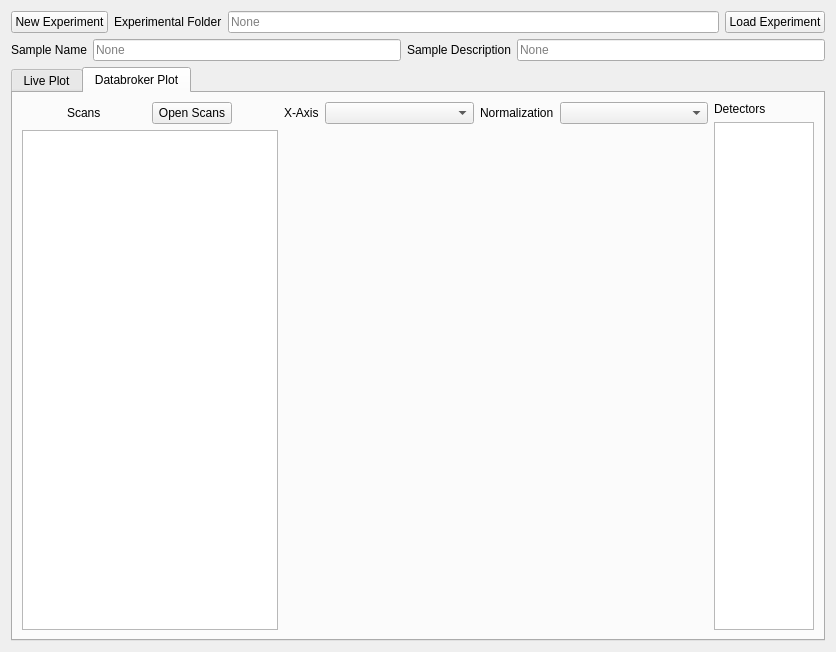
<?xml version="1.0" encoding="UTF-8"?>
<ui version="4.0">
 <class>Form</class>
 <widget class="PyDMFrame" name="Form">
  <property name="geometry">
   <rect>
    <x>0</x>
    <y>0</y>
    <width>836</width>
    <height>652</height>
   </rect>
  </property>
  <property name="windowTitle">
   <string>Form</string>
  </property>
  <layout class="QVBoxLayout" name="verticalLayout">
   <item>
    <layout class="QHBoxLayout" name="horizontalLayout_16">
     <item>
      <widget class="QPushButton" name="newExperimentPushButton">
       <property name="text">
        <string>New Experiment</string>
       </property>
      </widget>
     </item>
     <item>
      <widget class="QLabel" name="label_11">
       <property name="text">
        <string>Experimental Folder</string>
       </property>
      </widget>
     </item>
     <item>
      <widget class="QLineEdit" name="experimentFolderLineEdit">
       <property name="placeholderText">
        <string>None</string>
       </property>
      </widget>
     </item>
     <item>
      <widget class="QPushButton" name="loadExperimentPushButton">
       <property name="text">
        <string>Load Experiment</string>
       </property>
      </widget>
     </item>
    </layout>
   </item>
   <item>
    <layout class="QHBoxLayout" name="horizontalLayout_17">
     <item>
      <widget class="QLabel" name="label_12">
       <property name="text">
        <string>Sample Name</string>
       </property>
      </widget>
     </item>
     <item>
      <widget class="QLineEdit" name="sampleNameLineEdit">
       <property name="text">
        <string/>
       </property>
       <property name="placeholderText">
        <string>None</string>
       </property>
      </widget>
     </item>
     <item>
      <widget class="QLabel" name="label_13">
       <property name="text">
        <string>Sample Description</string>
       </property>
      </widget>
     </item>
     <item>
      <widget class="QLineEdit" name="lineEdit">
       <property name="placeholderText">
        <string>None</string>
       </property>
      </widget>
     </item>
    </layout>
   </item>
   <item>
    <widget class="QTabWidget" name="tabWidget">
     <property name="currentIndex">
      <number>1</number>
     </property>
     <widget class="QWidget" name="tab1">
      <attribute name="title">
       <string>Live Plot</string>
      </attribute>
      <layout class="QHBoxLayout" name="horizontalLayout">
       <item>
        <layout class="QVBoxLayout" name="verticalLayout_13">
         <item>
          <layout class="QHBoxLayout" name="horizontalLayout_14">
           <item>
            <widget class="QLabel" name="label_14">
             <property name="sizePolicy">
              <sizepolicy hsizetype="Fixed" vsizetype="Fixed">
               <horstretch>0</horstretch>
               <verstretch>0</verstretch>
              </sizepolicy>
             </property>
             <property name="text">
              <string>X-Axis</string>
             </property>
            </widget>
           </item>
           <item>
            <widget class="QComboBox" name="live_plotXAxisComboBox"/>
           </item>
           <item>
            <widget class="QLabel" name="label_15">
             <property name="sizePolicy">
              <sizepolicy hsizetype="Fixed" vsizetype="Fixed">
               <horstretch>0</horstretch>
               <verstretch>0</verstretch>
              </sizepolicy>
             </property>
             <property name="text">
              <string>Normalization</string>
             </property>
            </widget>
           </item>
           <item>
            <widget class="QComboBox" name="live_normDetectorComboBox"/>
           </item>
          </layout>
         </item>
         <item>
          <widget class="PlotWidget" name="live_scanPlotWidget" native="true">
           <property name="sizePolicy">
            <sizepolicy hsizetype="Expanding" vsizetype="Expanding">
             <horstretch>0</horstretch>
             <verstretch>0</verstretch>
            </sizepolicy>
           </property>
          </widget>
         </item>
        </layout>
       </item>
       <item>
        <layout class="QVBoxLayout" name="verticalLayout_14">
         <item>
          <widget class="QLabel" name="label_16">
           <property name="text">
            <string>Detectors</string>
           </property>
          </widget>
         </item>
         <item>
          <widget class="QListWidget" name="live_detectorListWidget">
           <property name="sizePolicy">
            <sizepolicy hsizetype="Fixed" vsizetype="Expanding">
             <horstretch>0</horstretch>
             <verstretch>0</verstretch>
            </sizepolicy>
           </property>
           <property name="minimumSize">
            <size>
             <width>100</width>
             <height>0</height>
            </size>
           </property>
           <property name="maximumSize">
            <size>
             <width>100</width>
             <height>16777215</height>
            </size>
           </property>
          </widget>
         </item>
        </layout>
       </item>
      </layout>
     </widget>
     <widget class="QWidget" name="tab2">
      <attribute name="title">
       <string>Databroker Plot</string>
      </attribute>
      <layout class="QHBoxLayout" name="horizontalLayout_3">
       <item>
        <layout class="QHBoxLayout" name="horizontalLayout_2">
         <item>
          <layout class="QVBoxLayout" name="verticalLayout_10">
           <item>
            <layout class="QHBoxLayout" name="horizontalLayout_13">
             <item>
              <widget class="QLabel" name="label_10">
               <property name="sizePolicy">
                <sizepolicy hsizetype="Fixed" vsizetype="Preferred">
                 <horstretch>0</horstretch>
                 <verstretch>0</verstretch>
                </sizepolicy>
               </property>
               <property name="text">
                <string>Scans</string>
               </property>
              </widget>
             </item>
             <item>
              <widget class="QPushButton" name="openScansPushButton">
               <property name="sizePolicy">
                <sizepolicy hsizetype="Fixed" vsizetype="Fixed">
                 <horstretch>0</horstretch>
                 <verstretch>0</verstretch>
                </sizepolicy>
               </property>
               <property name="text">
                <string>Open Scans</string>
               </property>
              </widget>
             </item>
            </layout>
           </item>
           <item>
            <widget class="QListWidget" name="scanListWidget">
             <property name="sizePolicy">
              <sizepolicy hsizetype="Fixed" vsizetype="Expanding">
               <horstretch>0</horstretch>
               <verstretch>0</verstretch>
              </sizepolicy>
             </property>
            </widget>
           </item>
          </layout>
         </item>
         <item>
          <layout class="QVBoxLayout" name="verticalLayout_11">
           <item>
            <layout class="QHBoxLayout" name="horizontalLayout_12">
             <item>
              <widget class="QLabel" name="label_7">
               <property name="sizePolicy">
                <sizepolicy hsizetype="Fixed" vsizetype="Fixed">
                 <horstretch>0</horstretch>
                 <verstretch>0</verstretch>
                </sizepolicy>
               </property>
               <property name="text">
                <string>X-Axis</string>
               </property>
              </widget>
             </item>
             <item>
              <widget class="QComboBox" name="DB_plotXAxisComboBox"/>
             </item>
             <item>
              <widget class="QLabel" name="label_8">
               <property name="sizePolicy">
                <sizepolicy hsizetype="Fixed" vsizetype="Fixed">
                 <horstretch>0</horstretch>
                 <verstretch>0</verstretch>
                </sizepolicy>
               </property>
               <property name="text">
                <string>Normalization</string>
               </property>
              </widget>
             </item>
             <item>
              <widget class="QComboBox" name="DB_normDetectorComboBox"/>
             </item>
            </layout>
           </item>
           <item>
            <widget class="PlotWidget" name="DB_scanPlotWidget" native="true">
             <property name="sizePolicy">
              <sizepolicy hsizetype="Expanding" vsizetype="Expanding">
               <horstretch>0</horstretch>
               <verstretch>0</verstretch>
              </sizepolicy>
             </property>
            </widget>
           </item>
          </layout>
         </item>
         <item>
          <layout class="QVBoxLayout" name="verticalLayout_12">
           <item>
            <widget class="QLabel" name="label_9">
             <property name="text">
              <string>Detectors</string>
             </property>
            </widget>
           </item>
           <item>
            <widget class="QListWidget" name="DB_detectorListWidget">
             <property name="sizePolicy">
              <sizepolicy hsizetype="Fixed" vsizetype="Expanding">
               <horstretch>0</horstretch>
               <verstretch>0</verstretch>
              </sizepolicy>
             </property>
             <property name="minimumSize">
              <size>
               <width>100</width>
               <height>0</height>
              </size>
             </property>
             <property name="maximumSize">
              <size>
               <width>100</width>
               <height>16777215</height>
              </size>
             </property>
            </widget>
           </item>
          </layout>
         </item>
        </layout>
       </item>
      </layout>
     </widget>
    </widget>
   </item>
  </layout>
 </widget>
 <customwidgets>
  <customwidget>
   <class>PyDMFrame</class>
   <extends>QFrame</extends>
   <header>pydm.widgets.frame</header>
   <container>1</container>
  </customwidget>
  <customwidget>
   <class>PlotWidget</class>
   <extends>QWidget</extends>
   <header>PlotWidget</header>
   <container>1</container>
  </customwidget>
 </customwidgets>
 <resources/>
 <connections/>
</ui>
